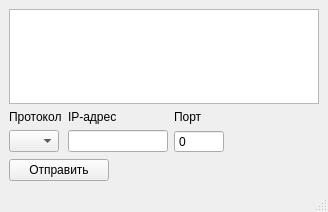
<?xml version="1.0" encoding="UTF-8"?>
<ui version="4.0">
 <class>MainWindow</class>
 <widget class="QMainWindow" name="MainWindow">
  <property name="geometry">
   <rect>
    <x>0</x>
    <y>0</y>
    <width>328</width>
    <height>212</height>
   </rect>
  </property>
  <property name="baseSize">
   <size>
    <width>330</width>
    <height>220</height>
   </size>
  </property>
  <property name="windowTitle">
   <string>Sender</string>
  </property>
  <widget class="QWidget" name="centralwidget">
   <layout class="QGridLayout" name="gridLayout_2">
    <item row="2" column="1">
     <layout class="QHBoxLayout" name="horizontalLayout" stretch="1,1">
      <item>
       <widget class="QPushButton" name="sendPushButton">
        <property name="maximumSize">
         <size>
          <width>100</width>
          <height>16777215</height>
         </size>
        </property>
        <property name="text">
         <string>Отправить</string>
        </property>
       </widget>
      </item>
      <item>
       <spacer name="horizontalSpacer_2">
        <property name="orientation">
         <enum>Qt::Horizontal</enum>
        </property>
        <property name="sizeHint" stdset="0">
         <size>
          <width>40</width>
          <height>20</height>
         </size>
        </property>
       </spacer>
      </item>
     </layout>
    </item>
    <item row="0" column="1">
     <layout class="QGridLayout" name="gridLayout">
      <item row="0" column="1">
       <widget class="QPlainTextEdit" name="messagePlainTextEdit"/>
      </item>
     </layout>
    </item>
    <item row="1" column="1">
     <layout class="QGridLayout" name="gridLayout_3" columnstretch="2,0,0,0">
      <item row="1" column="2">
       <widget class="QSpinBox" name="portSpinBox">
        <property name="minimumSize">
         <size>
          <width>50</width>
          <height>0</height>
         </size>
        </property>
        <property name="maximumSize">
         <size>
          <width>100</width>
          <height>16777215</height>
         </size>
        </property>
        <property name="frame">
         <bool>true</bool>
        </property>
        <property name="buttonSymbols">
         <enum>QAbstractSpinBox::NoButtons</enum>
        </property>
        <property name="maximum">
         <number>65535</number>
        </property>
       </widget>
      </item>
      <item row="0" column="2">
       <widget class="QLabel" name="portLabel">
        <property name="text">
         <string>Порт</string>
        </property>
       </widget>
      </item>
      <item row="1" column="1">
       <layout class="QHBoxLayout" name="horizontalLayout_2" stretch="0">
        <item>
         <widget class="QLineEdit" name="ipAdderssLineEdit">
          <property name="minimumSize">
           <size>
            <width>100</width>
            <height>0</height>
           </size>
          </property>
          <property name="maximumSize">
           <size>
            <width>100</width>
            <height>16777215</height>
           </size>
          </property>
         </widget>
        </item>
       </layout>
      </item>
      <item row="1" column="0">
       <widget class="QComboBox" name="protocolComboBox">
        <property name="minimumSize">
         <size>
          <width>50</width>
          <height>0</height>
         </size>
        </property>
        <property name="maximumSize">
         <size>
          <width>50</width>
          <height>16777215</height>
         </size>
        </property>
        <property name="currentIndex">
         <number>-1</number>
        </property>
       </widget>
      </item>
      <item row="0" column="1">
       <widget class="QLabel" name="ipAddressLabel">
        <property name="text">
         <string>IP-адрес</string>
        </property>
       </widget>
      </item>
      <item row="1" column="3">
       <spacer name="horizontalSpacer">
        <property name="orientation">
         <enum>Qt::Horizontal</enum>
        </property>
        <property name="sizeHint" stdset="0">
         <size>
          <width>40</width>
          <height>20</height>
         </size>
        </property>
       </spacer>
      </item>
      <item row="0" column="0">
       <widget class="QLabel" name="protocoLabel">
        <property name="text">
         <string>Протокол</string>
        </property>
       </widget>
      </item>
     </layout>
    </item>
   </layout>
  </widget>
  <widget class="QMenuBar" name="menubar">
   <property name="geometry">
    <rect>
     <x>0</x>
     <y>0</y>
     <width>328</width>
     <height>21</height>
    </rect>
   </property>
  </widget>
  <widget class="QStatusBar" name="statusbar"/>
 </widget>
 <resources/>
 <connections/>
</ui>
